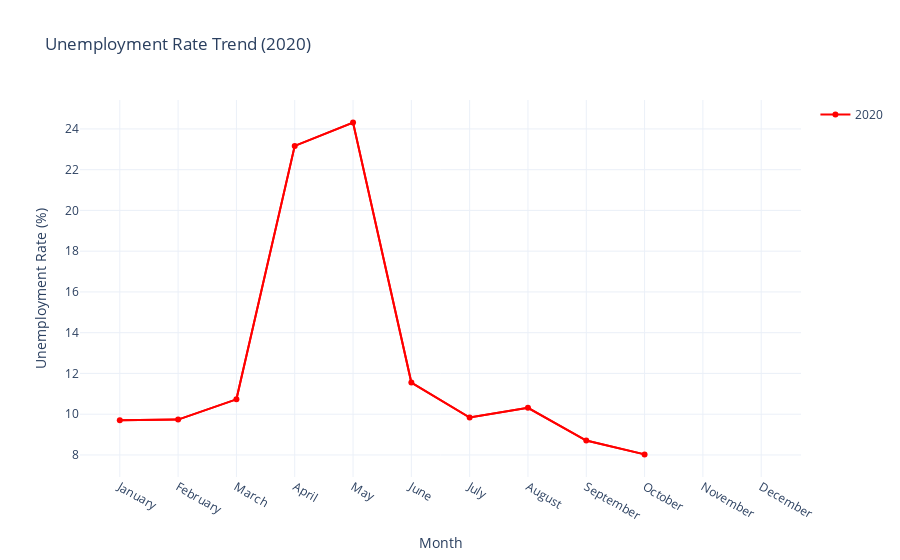

Source (notebook cell):
### Code cell
df_2020 = df[df['Year'] == 2020]
month_order = [calendar.month_name[i] for i in range(1, 13)]
df_2020['Month'] = pd.Categorical(df_2020['Month'], categories=month_order, ordered=True)

df_2020_monthly_avg = df_2020.groupby('Month')['Estimated Unemployment Rate'].mean().reset_index()


fig_2020 = px.line(df_2020_monthly_avg, x='Month', y='Estimated Unemployment Rate', title='Unemployment Rate Trend (2020)',
                   labels={'Estimated Unemployment Rate': 'Unemployment Rate (%)'},
                   line_dash_sequence=['solid'], color_discrete_sequence=['red'])

trace_2020 = go.Scatter(x=df_2020_monthly_avg['Month'], y=df_2020_monthly_avg['Estimated Unemployment Rate'], 
                        mode='markers+lines', name='2020', line=dict(color='red'))

fig_2020.add_trace(trace_2020)
fig_2020.update_layout(
    xaxis_title='Month',
    yaxis_title='Unemployment Rate (%)',
    template='plotly_white'
)

fig_2020.show()

### Figure 1 — Plotly figure (JSON) as saved in the notebook; plotly's stock layout.template omitted (floating-point values rounded to 4 significant figures)
{"data": [{"hovertemplate": "Month=%{x}<br>Unemployment Rate (%)=%{y}<extra></extra>", "legendgroup": "", "line": {"color": "red", "dash": "solid"}, "marker": {"symbol": "circle"}, "mode": "lines", "name": "", "orientation": "v", "showlegend": false, "type": "scatter", "x": ["January", "February", "March", "April", "May", "June", "July", "August", "September", "October", "November", "December"], "xaxis": "x", "y": [9.703, 9.735, 10.73, 23.17, 24.31, 11.56, 9.834, 10.31, 8.706, 8.026, null, null], "yaxis": "y"}, {"line": {"color": "red"}, "mode": "markers+lines", "name": "2020", "type": "scatter", "x": ["January", "February", "March", "April", "May", "June", "July", "August", "September", "October", "November", "December"], "y": [9.703, 9.735, 10.73, 23.17, 24.31, 11.56, 9.834, 10.31, 8.706, 8.026, null, null]}], "layout": {"autosize": true, "legend": {"tracegroupgap": 0}, "title": {"text": "Unemployment Rate Trend (2020)"}, "xaxis": {"anchor": "y", "autorange": true, "domain": [0, 1], "range": [-0.6673, 11.67], "title": {"text": "Month"}, "type": "category"}, "yaxis": {"anchor": "x", "autorange": true, "domain": [0, 1], "range": [6.682, 25.65], "title": {"text": "Unemployment Rate (%)"}, "type": "linear"}}}
